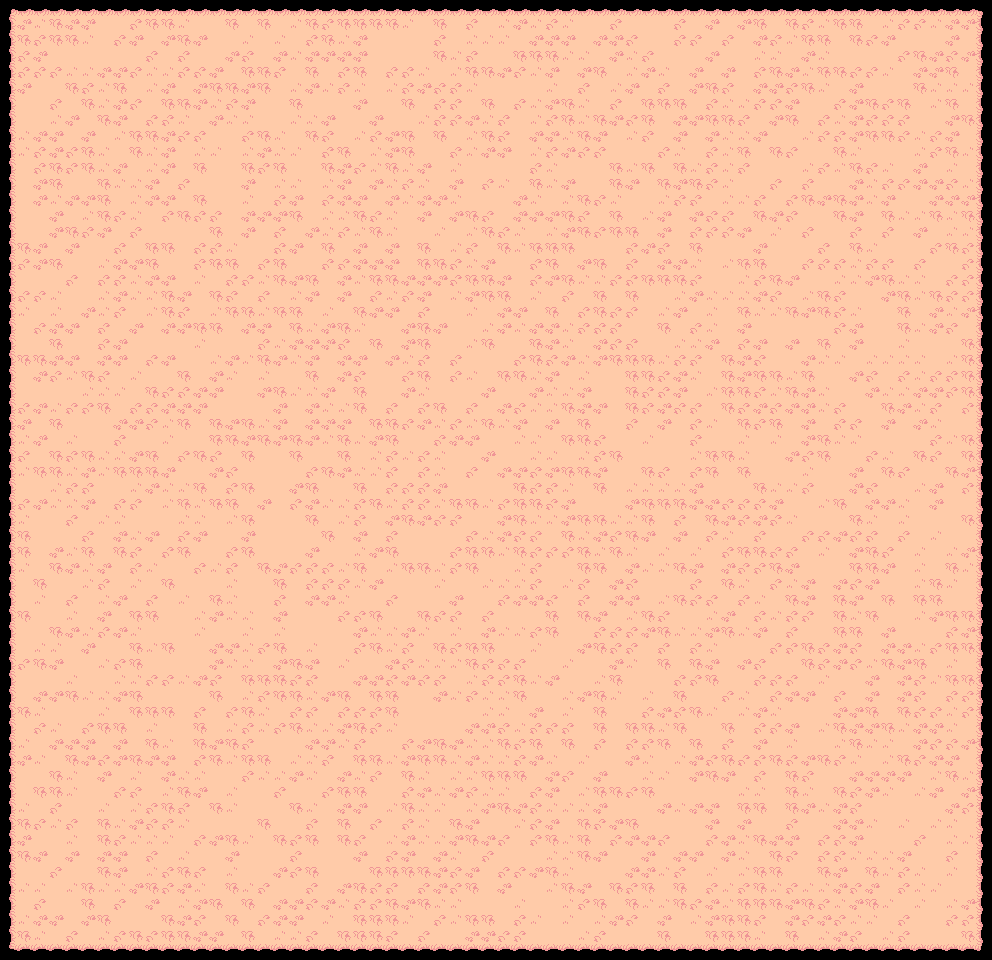

A 2D game scene composited from a Tiled map and its tileset images. What follows is a short description and the map's XML, with each tile layer's data collapsed to a summary:
An orthogonal 62x60 tile map with 16x16 px tiles, 2 tile layers (border, backgroundd) and 12 objects.

<map version="1.9" tiledversion="1.9.2" orientation="orthogonal" renderorder="right-down" width="62" height="60" tilewidth="16" tileheight="16" infinite="0" nextlayerid="9" nextobjectid="2521">
 <editorsettings>
  <export target="../../../../../Documents/videogame/Survivor/assets/maps/demo..tmx" format="tmx" />
 </editorsettings>
 <tileset firstgid="1" name="map" tilewidth="16" tileheight="16" spacing="4" margin="2" tilecount="77" columns="11">
  <image source="images/map_5.png" width="220" height="140" />
  <tile id="1">
   <objectgroup draworder="index" id="2">
    <object id="1" x="0" y="3.98586" width="16" height="12.0141" />
   </objectgroup>
  </tile>
  <tile id="11">
   <objectgroup draworder="index" id="2">
    <object id="1" x="4" y="0" width="12" height="16" />
   </objectgroup>
  </tile>
  <tile id="13">
   <objectgroup draworder="index" id="2">
    <object id="1" x="0" y="0" width="9.99678" height="16" />
   </objectgroup>
  </tile>
  <tile id="16">
   <objectgroup draworder="index" id="2">
    <object id="1" x="0" y="0" width="16" height="10.0066" />
    <object id="2" x="0" y="10.0174" width="10.0012" height="5.98264" />
   </objectgroup>
  </tile>
  <tile id="17">
   <objectgroup draworder="index" id="2">
    <object id="1" x="0" y="0" width="16" height="9.97778" />
    <object id="2" x="4" y="10.0222" width="12" height="5.97778" />
   </objectgroup>
  </tile>
  <tile id="23">
   <objectgroup draworder="index" id="2">
    <object id="1" x="0" y="0" width="16" height="10" />
   </objectgroup>
  </tile>
  <tile id="27">
   <objectgroup draworder="index" id="2">
    <object id="1" x="0" y="3.99011" width="16" height="12.0099" />
    <object id="2" x="0" y="0" width="10" height="3.97873" />
   </objectgroup>
  </tile>
  <tile id="28">
   <objectgroup draworder="index" id="2">
    <object id="1" x="4" y="0" width="12" height="16" />
    <object id="2" x="0" y="4" width="4.00122" height="12" />
   </objectgroup>
  </tile>
  <tile id="56" probability="0.5" />
  <tile id="57" probability="0.5" />
  <tile id="58" probability="0.5" />
  <tile id="59" probability="0.5" />
 </tileset>
 <layer id="7" name="border" width="62" height="60">
  <data>[3720 cells, 240 non-empty, 8 distinct tile ids]</data>
 </layer>
 <layer id="8" name="backgroundd" width="62" height="60">
  <data>[3720 cells, 3480 non-empty, 5 distinct tile ids]</data>
 </layer>
 <objectgroup id="4" name="entities" offsetx="0" offsety="16" />
</map>
